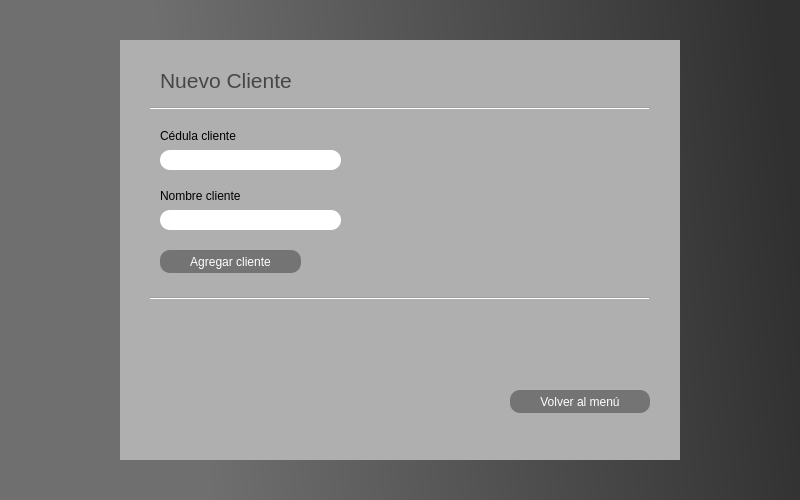
<?xml version="1.0" encoding="UTF-8"?>
<ui version="4.0">
 <class>MainWindow</class>
 <widget class="QMainWindow" name="MainWindow">
  <property name="geometry">
   <rect>
    <x>0</x>
    <y>0</y>
    <width>800</width>
    <height>500</height>
   </rect>
  </property>
  <property name="minimumSize">
   <size>
    <width>800</width>
    <height>500</height>
   </size>
  </property>
  <property name="maximumSize">
   <size>
    <width>800</width>
    <height>500</height>
   </size>
  </property>
  <property name="windowTitle">
   <string>MainWindow</string>
  </property>
  <property name="styleSheet">
   <string notr="true">QWidget#centralwidget{background-color: qlineargradient(spread:pad, x1:0, y1:0.625, x2:1, y2:0.551, stop:0.232955 rgba(111, 111, 111, 255), stop:1 rgba(74, 74, 74, 255));
background-color: qlineargradient(spread:pad, x1:0, y1:0.625, x2:1, y2:0.551, stop:0.232955 rgba(111, 111, 111, 255), stop:1 rgba(48, 48, 48, 255));}</string>
  </property>
  <widget class="QWidget" name="centralwidget">
   <widget class="QGroupBox" name="groupBox_2">
    <property name="geometry">
     <rect>
      <x>120</x>
      <y>40</y>
      <width>560</width>
      <height>420</height>
     </rect>
    </property>
    <property name="cursor">
     <cursorShape>ArrowCursor</cursorShape>
    </property>
    <property name="styleSheet">
     <string notr="true">QWidget#groupBox_2{background-color: qlineargradient(spread:pad, x1:0, y1:0.625, x2:1, y2:0.551, stop:0 rgba(175, 175, 175, 255));
font: 12pt &quot;MS Shell Dlg 2&quot;;
border: none;}

</string>
    </property>
    <property name="title">
     <string/>
    </property>
    <widget class="QLabel" name="label">
     <property name="geometry">
      <rect>
       <x>40</x>
       <y>20</y>
       <width>221</width>
       <height>41</height>
      </rect>
     </property>
     <property name="font">
      <font>
       <pointsize>16</pointsize>
      </font>
     </property>
     <property name="styleSheet">
      <string notr="true">color: rgb(70, 70, 70);</string>
     </property>
     <property name="text">
      <string>Nuevo Cliente</string>
     </property>
    </widget>
    <widget class="QLineEdit" name="cedulaClienteInput">
     <property name="geometry">
      <rect>
       <x>40</x>
       <y>110</y>
       <width>181</width>
       <height>20</height>
      </rect>
     </property>
     <property name="styleSheet">
      <string notr="true">border-radius:10px;
</string>
     </property>
     <property name="text">
      <string/>
     </property>
    </widget>
    <widget class="QLabel" name="label_7">
     <property name="geometry">
      <rect>
       <x>40</x>
       <y>80</y>
       <width>161</width>
       <height>31</height>
      </rect>
     </property>
     <property name="styleSheet">
      <string notr="true">font: 12pt &quot;MS Shell Dlg 2&quot;;</string>
     </property>
     <property name="text">
      <string>Cédula cliente</string>
     </property>
    </widget>
    <widget class="QPushButton" name="agregarClienteBoton">
     <property name="geometry">
      <rect>
       <x>40</x>
       <y>210</y>
       <width>141</width>
       <height>23</height>
      </rect>
     </property>
     <property name="cursor">
      <cursorShape>PointingHandCursor</cursorShape>
     </property>
     <property name="styleSheet">
      <string notr="true">QWidget#agregarClienteBoton{border-radius:10px;
color: rgb(255, 255, 255);
background-color: qlineargradient(spread:pad, x1:0, y1:0.625, x2:1, y2:0.551, stop:0 rgba(116, 116, 116, 255));
border: 1px;
border-color: qlineargradient(spread:pad, x1:0, y1:0, x2:1, y2:1, stop:1 rgba(220, 220, 220, 255));}
QWidget#agregarClienteBoton:hover{
	background-color: qlineargradient(spread:pad, x1:0, y1:0, x2:1, y2:1, stop:0 rgba(240, 240, 240, 255));
	color: rgb(68, 68, 68);
	border-color: rgb(68, 68, 68);
	shadow: large;
}</string>
     </property>
     <property name="text">
      <string>Agregar cliente</string>
     </property>
    </widget>
    <widget class="QLabel" name="label_8">
     <property name="geometry">
      <rect>
       <x>40</x>
       <y>140</y>
       <width>161</width>
       <height>31</height>
      </rect>
     </property>
     <property name="styleSheet">
      <string notr="true">font: 12pt &quot;MS Shell Dlg 2&quot;;</string>
     </property>
     <property name="text">
      <string>Nombre cliente</string>
     </property>
    </widget>
    <widget class="QLineEdit" name="nombreClienteInput">
     <property name="geometry">
      <rect>
       <x>40</x>
       <y>170</y>
       <width>181</width>
       <height>20</height>
      </rect>
     </property>
     <property name="styleSheet">
      <string notr="true">border-radius:10px;
</string>
     </property>
     <property name="text">
      <string/>
     </property>
    </widget>
    <widget class="Line" name="line">
     <property name="geometry">
      <rect>
       <x>30</x>
       <y>60</y>
       <width>500</width>
       <height>16</height>
      </rect>
     </property>
     <property name="autoFillBackground">
      <bool>false</bool>
     </property>
     <property name="orientation">
      <enum>Qt::Horizontal</enum>
     </property>
    </widget>
    <widget class="Line" name="line_2">
     <property name="geometry">
      <rect>
       <x>30</x>
       <y>250</y>
       <width>500</width>
       <height>16</height>
      </rect>
     </property>
     <property name="autoFillBackground">
      <bool>false</bool>
     </property>
     <property name="orientation">
      <enum>Qt::Horizontal</enum>
     </property>
    </widget>
    <widget class="QPushButton" name="volverMenuBoton">
     <property name="geometry">
      <rect>
       <x>390</x>
       <y>350</y>
       <width>140</width>
       <height>23</height>
      </rect>
     </property>
     <property name="cursor">
      <cursorShape>PointingHandCursor</cursorShape>
     </property>
     <property name="styleSheet">
      <string notr="true">QWidget#volverMenuBoton{border-radius:10px;
color: rgb(255, 255, 255);
background-color: qlineargradient(spread:pad, x1:0, y1:0.625, x2:1, y2:0.551, stop:0 rgba(116, 116, 116, 255));
border: 1px;
border-color: qlineargradient(spread:pad, x1:0, y1:0, x2:1, y2:1, stop:1 rgba(220, 220, 220, 255));}
QWidget#volverMenuBoton:hover{
	background-color: qlineargradient(spread:pad, x1:0, y1:0, x2:1, y2:1, stop:0 rgba(240, 240, 240, 255));
	color: rgb(68, 68, 68);
	border-color: rgb(68, 68, 68);
	shadow: large;
}</string>
     </property>
     <property name="text">
      <string>Volver al menú</string>
     </property>
    </widget>
    <widget class="QLabel" name="mensajeRetorno">
     <property name="geometry">
      <rect>
       <x>60</x>
       <y>280</y>
       <width>271</width>
       <height>16</height>
      </rect>
     </property>
     <property name="text">
      <string/>
     </property>
    </widget>
   </widget>
  </widget>
 </widget>
 <resources/>
 <connections/>
</ui>
